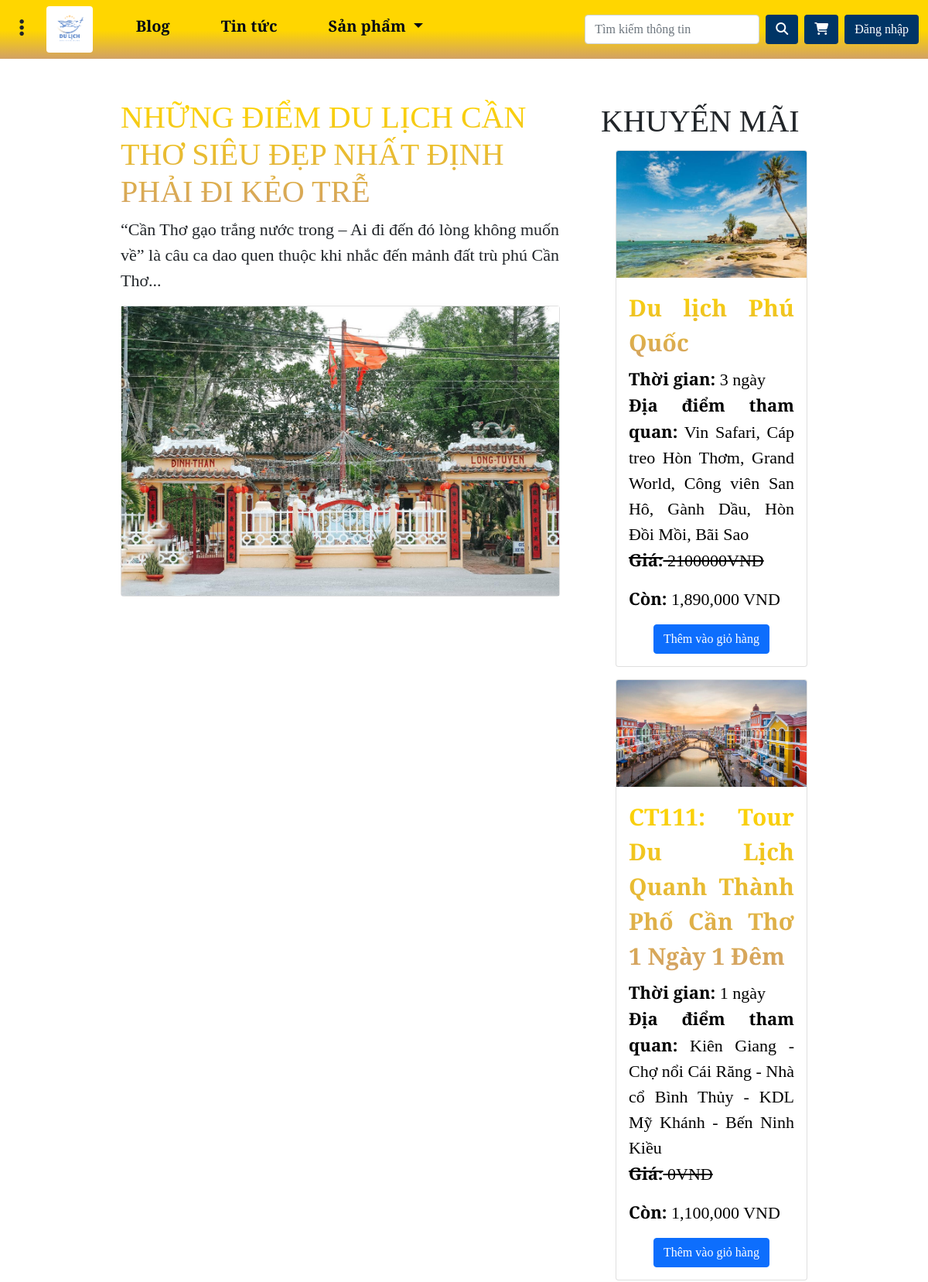
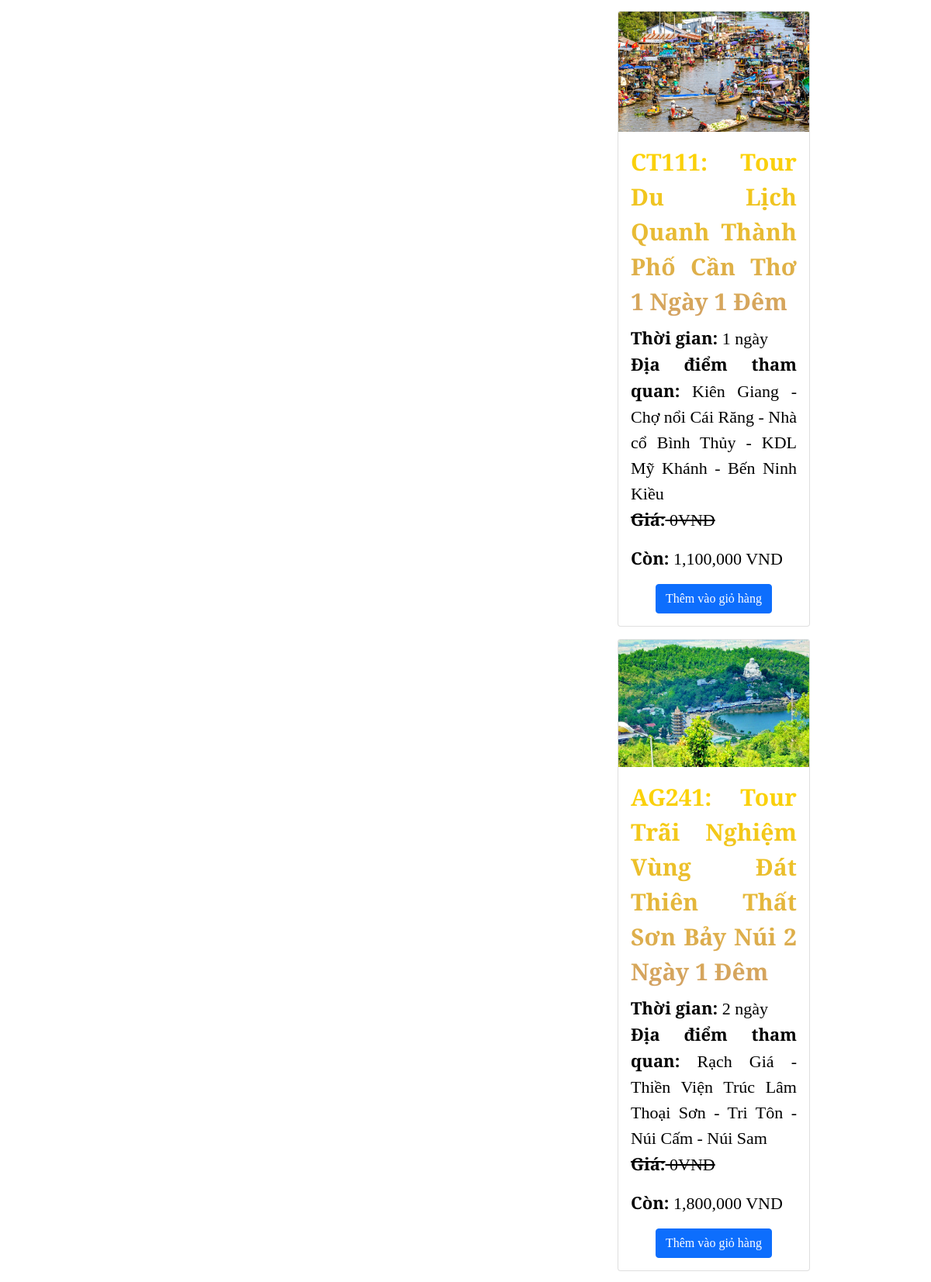
The app's page /new/newsdetails/5/ (upper part) with its own data (2 pictures, top to bottom).
### Home/models.py (models this page shows, shortened)
class Post(models.Model):
    title = models.CharField(max_length=255)
    mota = models.TextField(blank=True)
    text_url = models.TextField(blank = True)

class Product(models.Model):
    title = models.CharField(max_length=255)
    khoihanh = models.CharField(max_length=50)
    isHot = models.BooleanField(default=False)
    thoigian = models.IntegerField()
    diadiem = models.CharField(max_length=100)
    lichtrinh = models.TextField(blank=True)
    gia = models.IntegerField()
    giachuasale = models.IntegerField()
    text_url = models.TextField(blank=True)

### Home/views.py (the view)
# urls.py: path('new/newsdetails/<int:post_id>/', views.newsdetails.as_view(), name="newsdetails"),
class newsdetails(View):
    def get(self, request, post_id):
        post = models.Post.objects.get(id = post_id)
        posts = models.Post.objects.all()[9:17]
        products = models.Product.objects.all()
        return render(request, 'newsdetails.html', {'post': post, 'products': products, 'posts': posts})

### Home/templates/newsdetails.html (shortened to what this page needs)
{% load static %}
{% load humanize %}
<!DOCTYPE html>
<html lang="en">
   <head>
      <link
         href="https://cdn.jsdelivr.net/npm/bootstrap@5.0.2/dist/css/bootstrap.min.css"
         rel="stylesheet"
         />
      <link
         rel="stylesheet"
         href="https://cdnjs.cloudflare.com/ajax/libs/font-awesome/6.5.1/css/all.min.css"
         />
      <link rel="stylesheet" href="https://unpkg.com/leaflet@1.9.4/dist/leaflet.css"
/>
      <link rel="stylesheet" href="{% static 'css/style.css' %}">
   </head>
   <body>
      <header>
         <nav class="navbar navbar-expand-md colorHeader fixed-top ">
            <div class="container-fluid">
               <div class="nav-brand me-5">
                  <button class="btn" type="button" data-bs-target="#offcanvasTop" data-bs-toggle="offcanvas">
                  <i class="fa-solid fa-ellipsis-vertical leftslide"></i>
                  </button>
                  <a href="{% url 'home' %}">
                  <img src="{%static 'asset/logo.jpg'%}" alt="" class="rounded" width="60px" height="60px" />
                  </a>
               </div>
               <div class="collapse navbar-collapse" id="navbarNav">
                  <ul class="navbar-nav me-auto mb-2 mb-lg-0">
                     <li class="nav-item">
                        <a class="nav-link active h5" aria-current="page" href="#" data-bs-toggle="tooltip" title="Tính năng đang được phát triển">Blog</a>
                     </li>
                     <li class="nav-item">
                        <a class="nav-link h5" href="{% url 'new' %}">Tin tức</a>
                     </li>
                     <li class="nav-item dropdown ">
                        <a class="nav-link h5 dropdown-toggle" href="#" role="button" data-bs-toggle="dropdown"
                           aria-expanded="false">
                        Sản phẩm
                        </a>
                     </li>
                  </ul>
                  <form class="d-flex " role="search">
                     <input class="form-control me-2 searchInput" id="searchInput" type="search" placeholder="Tìm kiếm thông tin"
                        aria-label="Search" />
                     <button class="btn" id="searchBtn" type="submit">
                     <i class="fa-solid fa-magnifying-glass" style="color: #ffffff;"></i>
                     </button>
                  </form>
                  <button type="button" class="btn ms-2" style="background-color: #003566; color: white;"
                     data-bs-toggle="popover" title="Đơn hàng" data-bs-html="true" data-bs-content="
                     <div class='text-center'>
                     <a href='{% url 'cart' %}'>Mở giỏ hàng</a>
                     </div>
                     " data-bs-placement="bottom">
                  <i class="fas fa-shopping-cart"></i>
                  </button>
                  {% if request.user.is_authenticated %}
                  {% if request.user.is_staff %}
                  <button class="btn mx-2" style="background-color: #800101;" data-bs-toggle="popover" title="Admin" data-bs-html="true" data-bs-content="
                     <div>
                     <a href='{% url 'profile' %}'>Hồ sơ</a> <br>
                     <a href='{% url 'admin:index' %}'>Trang quản trị</a>
                     </div>
                     <hr class='my-3'>
                     <div>
                     <a href='{% url 'logout'%}'>Đăng xuất</a>
                     </div>
                     " data-bs-placement="bottom">
                  <i class="fa-solid fa-user" style="color: #ffffff;"></i>
                  </button>
                  {% else %}
                  <button class="btn mx-2" style="background-color: #003566;" data-bs-toggle="popover" title="Người dùng" data-bs-html="true" data-bs-content="
                     <div>
                     <a href='{% url 'profile' %}'>Hồ sơ</a> <br>
                     </div>
                     <hr class='my-3'>
                     <div>
                     <a href='{% url 'logout'%}'>Đăng xuất</a>
                     </div>
                     " data-bs-placement="bottom">
                  <i class="fa-solid fa-user" style="color: #ffffff;"></i>
                  </button>
                  {%endif%}
                  {% else %}
                  <button class="text-white btn ms-2" style="background-color: #003566;" onclick="chuyentrang()">
                  Đăng nhập
                  </button>
                  {%endif%}
               </div>
            </div>
         </nav>
      </header>
  <main>
    <div class="container-fluid">
      <div class="row">
        <div class="col-sm-8">
            <div class="container-fluid">
              <h1 class="title" style="font-size: 40px;">
                {{ post.title }}
              </h1>
              <p>{{ post.mota }}</p>
              <div class="card">
                <img src="{% static post.text_url %}" alt="" class="img-fluid">
              </div>
            </div>
        </div>
      <div class="col-sm-4">
        <div class="cotiner_item">
          <h1 class="tieudeh1">KHUYẾN MÃI</h1>
        </div>
        <section>
          <div>
            {% for product in products %}
            <div class="the_a container-fluid mb-3">
              <div class="card ">
                <img src="{% static product.text_url %}" class="card-img-top" alt="...">
              <div class="card-body">
                <div class="card-title title" style="font-size: 30px; font-weight: bold;">
                  {{ product.title }}
                </div>
                <div class="cart-text">
                  <b>Thời gian:</b> {{product.thoigian}} ngày
                </div>
                <div class="card-text"><b>Địa điểm tham quan:</b> {{product.lichtrinh }}</div>
                <p style="text-decoration: line-through;"><b>Giá:</b> {{product.giachuasale }}VND</p>
                <p><b>Còn:</b> {{ product.gia|intcomma }} VND</p>
                <div class="container-fluid text-center">
                  <a href="#" class="btn btn-primary" >Thêm vào giỏ hàng</a>
                </div>
              </div>
              </div>
            </div>
            {% endfor %}
            </div>
          </section>
      </div>
      </div>
    </div>
  </main>
</body>
</html>

### Home/static/css/style.css (style rules this page uses)
.nav-item { margin-right: 50px; }
.colorHeader { background: rgb(255,214,0); background: linear-gradient(180deg, rgba(255,214,0,1) 52%, rgba(210,161,101,1) 100%); }
.collapse a, #offcanvasTopLabel { text-decoration: none !important; color: #000814 !important; font-weight: bold; }
body { font-family: 'EB Garamond' !important; font-size: 22px !important; }
.leftslide { font-size: 25px; margin-right: 10px; }
.title { font-size: 60px; background: -webkit-linear-gradient(rgb(255,214,0), rgba(210,161,101,1)); -webkit-background-clip: text; -webkit-text-fill-color: transparent; }
header { margin-bottom: 8rem !important; }
.searchInput, #searchBtn { margin: auto 0; height: fit-content !important; color: white; }
#searchBtn { background-color: #003566; }
main { width: 80%; margin: 0 auto; }
main { min-width: 80%; margin: auto; }
.the_a { text-decoration: none; overflow: hidden; color: black; text-align: justify; }
.cotiner_item { display: flex; margin: 5px; }

### records on screen
Post: title "NHỮNG ĐIỂM DU LỊCH CẦN THƠ SIÊU ĐẸP NHẤT ĐỊNH PHẢI ĐI KẺO TRỄ", mota "“Cần Thơ gạo trắng nước trong – Ai đi đến đó lòng không muốn về” là câu ca dao quen thuộc khi nhắc đến mảnh đất trù phú Cần Thơ...", text_url (picture)
Product: text_url (picture), title "Du lịch Phú Quốc", thoigian "3", lichtrinh "Vin Safari, Cáp treo Hòn Thơm, Grand World, Công viên San Hô, Gành Dầu, Hòn Đồi Mồi, Bãi Sao", giachuasale "2100000", gia "1,890,000"
Product: text_url (picture), title "CT111: Tour Du Lịch Quanh Thành Phố Cần Thơ 1 Ngày 1 Đêm", thoigian "1", lichtrinh "Kiên Giang - Chợ nổi Cái Răng - Nhà cổ Bình Thủy - KDL Mỹ Khánh - Bến Ninh Kiều", giachuasale "0", gia "1,100,000"
Product: text_url (picture), title "CT111: Tour Du Lịch Quanh Thành Phố Cần Thơ 1 Ngày 1 Đêm", thoigian "1", lichtrinh "Kiên Giang - Chợ nổi Cái Răng - Nhà cổ Bình Thủy - KDL Mỹ Khánh - Bến Ninh Kiều", giachuasale "0", gia "1,100,000"
Product: text_url (picture), title "AG241: Tour Trãi Nghiệm Vùng Đát Thiên Thất Sơn Bảy Núi 2 Ngày 1 Đêm", thoigian "2", lichtrinh "Rạch Giá - Thiền Viện Trúc Lâm Thoại Sơn - Tri Tôn - Núi Cấm - Núi Sam", giachuasale "0", gia "1,800,000"
